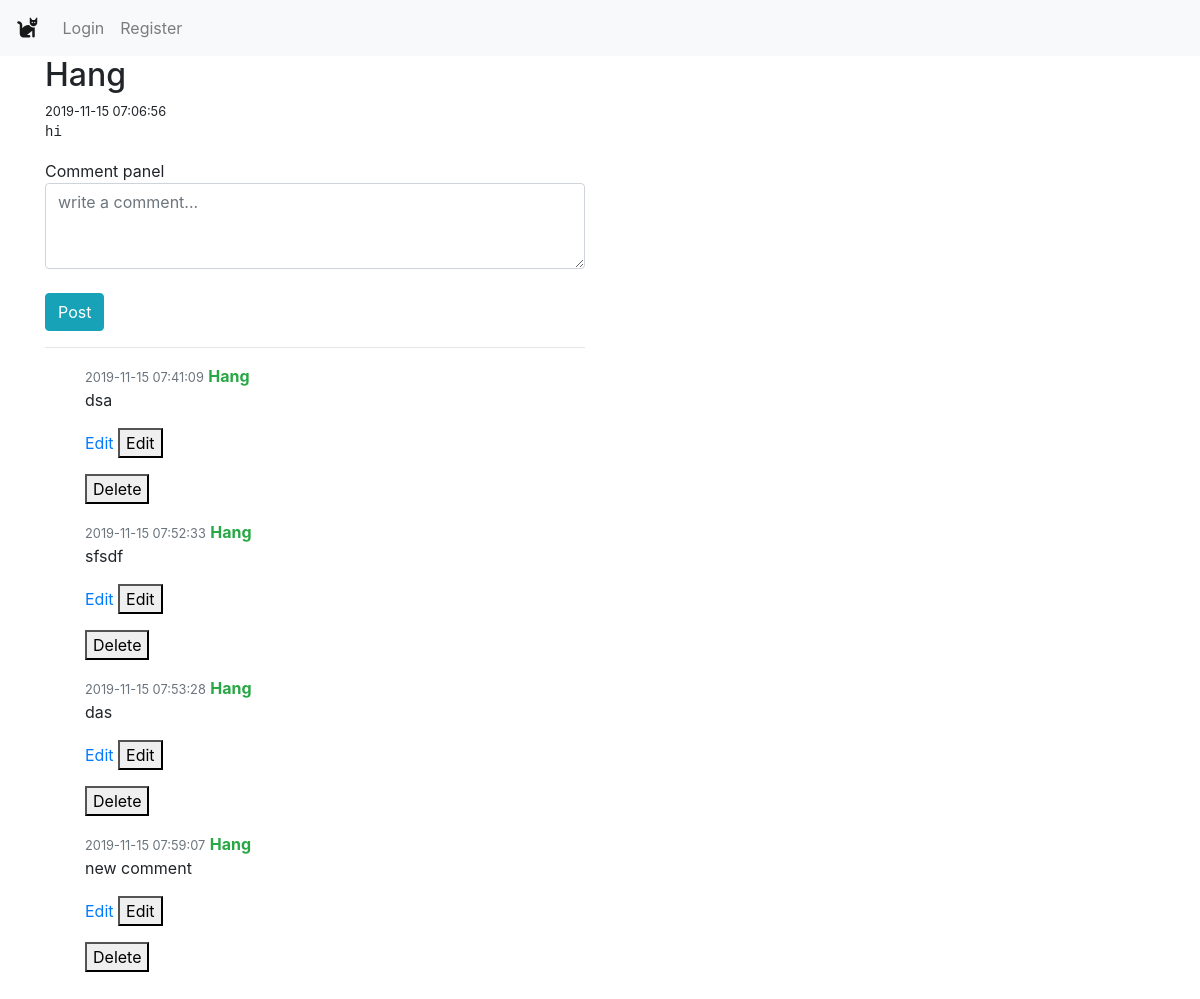
/posts/1, run on the app's committed database.
### app.py (models this page shows, shortened)
class User(UserMixin, db.Model):
    __tablename__ = 'users'
    id = db.Column(db.Integer, primary_key=True)
    name = db.Column(db.String(20), nullable=False, unique=True)
    email = db.Column(db.String(50), nullable=False, unique=True)
    password = db.Column(db.String(255), nullable=False)

class Post(db.Model):
    __tablename__ = 'posts'
    id = db.Column(db.Integer, primary_key=True)
    body = db.Column(db.String, nullable=False)
    user_id = db.Column(db.Integer, nullable=False)
    created_at = db.Column(db.DateTime, server_default=db.func.now())
    updated_at = db.Column(
        db.DateTime, server_default=db.func.now(), server_onupdate=db.func.now())

class Comment(db.Model):
    __tablename__ = 'comments'
    id = db.Column(db.Integer, primary_key=True)
    body = db.Column(db.String, nullable=False)
    user_id = db.Column(db.Integer, nullable=False)
    post_id = db.Column(db.Integer, nullable=False)
    created_at = db.Column(db.DateTime, server_default=db.func.now())
    updated_at = db.Column(
        db.DateTime, server_default=db.func.now(), server_onupdate=db.func.now())

### app.py (the view, shortened to what this page needs)
@app.route('/posts/<id>', methods=['POST', 'GET'])
def single_post(id):
    action = request.args.get('action')
    post = Post.query.get(id)
    comments = Comment.query.filter_by(post_id=id).all()
    if not post:
        flash('Post not found', 'warning')
        return redirect(url_for('root'))
    post.author = User.query.get(post.user_id)
    if not action:
        action = 'view'
    for comment in comments:
        comment.user_name = User.query.get(comment.user_id).name
    return render_template('views/single_post.html', post=post, action=action, comments=comments)

### templates/views/single_post.html (shortened to what this page needs)
{% extends 'base.html' %}
{% block content %}
<div class='container'>
  <h2>{{post.author.name}}</h2>
  <small>{{post.created_at}}</small>
  <pre>{{post.body}}</pre>
  {% if action == "view" %}
  <div>
      {% include 'views/comments.html' %}
  </div>
  {% endif %}
</div>
{% endblock %}

### templates/base.html (shortened to what this page needs)
<html lang="en">
    <head>
      <link rel="stylesheet" href="https://maxcdn.bootstrapcdn.com/bootstrap/4.0.0/css/bootstrap.min.css">
      <link rel="stylesheet" href="static/styles.css">
    </head>
    <body>
      {% include 'navbar.html' %}
      {% block content %}
      {% endblock %}
    </body>
    </html>

### templates/navbar.html (shortened to what this page needs)
<nav class="navbar navbar-expand-lg navbar-light bg-light">
  <a class="navbar-brand" href="{{url_for('root')}}"><i class="fas fa-cat"></i></a>
  <ul class="navbar-nav mr-auto">
    {% if current_user.is_authenticated %}
    <li class="nav-item">
      <a class="nav-link" href="/">{{ current_user.name}}</a>
    </li>
    <li class="nav-item">
      <a class="nav-link" href="{{url_for("logout")}}">Logout</a>
    </li>
    {% else %}
    <li class="nav-item">
      <a class="nav-link" href="{{url_for("login")}}">Login</a>
    </li>
    <li class="nav-item">
      <a class="nav-link" href="{{url_for("register")}}">Register</a>
    </li>
    {% endif %}
  </ul>
</nav>

### templates/views/comments.html (shortened to what this page needs)
<div class="row bootstrap snippets">
        <div class="col-md-6 col-md-offset-2 col-sm-12">
            <div class="comment-wrapper">
                <div class="panel panel-info">
                    <div class="panel-heading">
                        Comment panel
                    </div>
                    <div class="panel-body">
                        <form method='POST' class='create-post-form' action="{{url_for('create_comment', id=post.id)}}">
                        <textarea name="body" class="form-control" placeholder="write a comment..." rows="3"></textarea>
                        <br>
                        <button type="submit" class="btn btn-info pull-right">Post</button>
                        </form>
                        <hr>
                        <ul class="media-list">
                            {% for comment in comments %}
                            <li class="media">
                                <div class="media-body">
                                        <small class="text-muted">{{comment.created_at}}</small>
                                    <strong class="text-success">{{comment.user_name}}</strong>
                                    <p>{{comment.body}}</p>
                                    <form method="POST" action="{{url_for('edit_comment', id= comment.post_id, comment_id = comment.id, action='edit')}}">
                                        <a href="{{url_for('edit_comment', id= comment.post_id, comment_id = comment.id, action='edit')}}">Edit</a>
                                        <button type="submit">Edit</button>
                                    </form>
                                    <form method="POST" action="{{url_for('edit_comment', id= comment.post_id, comment_id = comment.id, action='delete')}}">
                                        <button type="submit">Delete</button>
                                    </form>
                                </div>
                            </li>
                            {% endfor %}
                        </ul>
                    </div>
                </div>
            </div>
        </div>
    </div>

### data on the page
User: author.name "Hang"
Post: created_at "2019-11-15 07:06:56", body "hi"
Comment: created_at "2019-11-15 07:41:09", user_name "Hang", body "dsa"
Comment: created_at "2019-11-15 07:52:33", user_name "Hang", body "sfsdf"
Comment: created_at "2019-11-15 07:53:28", user_name "Hang", body "das"
Comment: created_at "2019-11-15 07:59:07", user_name "Hang", body "new comment"
